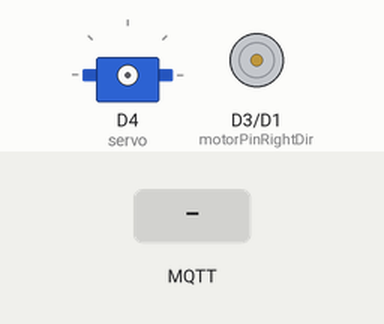
Simulated run of this sketch. Board: ESP8266 (NodeMCU). On the bench: servo, direction and speed pins drawn as motors (green arrow = direction pin HIGH = forward, orange = LOW = backward, longer = more drive). Inputs (shaded band) come from the test bench. WiFi joins after 1.5 s; servers stay silent unless stated; no MQTT or app messages arrive unless stated; what the sketch prints to the serial monitor is not drawn.

Above: at 3.2 s.
3.3 s: MQTT message "Gear1" arrives on the first subscribed topic
4.8 s: MQTT message "Forward" arrives on the first subscribed topic
At 5.6 s:
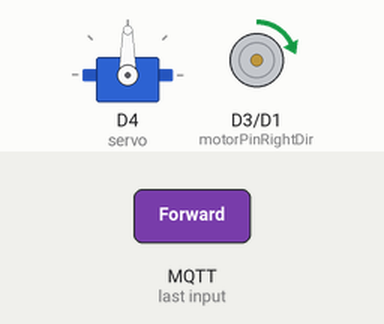
6.3 s: MQTT message "NoForward" arrives on the first subscribed topic
At 6.9 s:
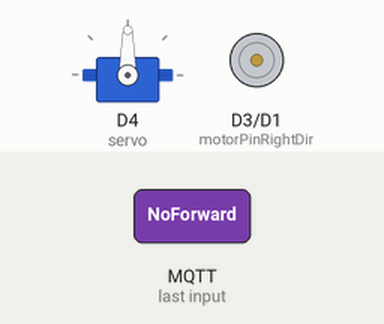
7.8 s: MQTT message "Backwards" arrives on the first subscribed topic
At 9.1 s:
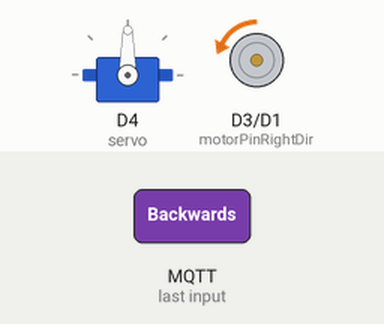
Timing chart, 0 to 10.8 s (numbered marks = the images above; inputs shaded):
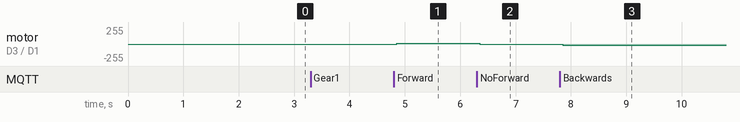

Measured:
- after the input at 4.8 s, motor on D3 (motorPinRightDir) / D1 (motorPinRightSpeed): stopped → forward 15/255 after 0.05 s
- after the input at 6.3 s, motor on D3 (motorPinRightDir) / D1 (motorPinRightSpeed): forward 15/255 → stopped after 0.06 s
- after the input at 7.8 s, motor on D3 (motorPinRightDir) / D1 (motorPinRightSpeed): stopped → backward 15/255 after 0.06 s

The sketch:

esp.ino
```cpp
#include <ESP8266WiFi.h>
#include <Arduino.h>

#include "MQTTConnector.h"
#include "Credentials.h"

#define WIFI_TIMEOUT 1000


void WiFiBegin(const char* ssid, const char* pass)
{
  WiFi.begin(ssid, pass);
  Serial.printf("Waiting for AP connection ...\n");
  while(WiFi.status() != WL_CONNECTED)
  {
    delay(WIFI_TIMEOUT);
    Serial.printf(".");
  }
  IPAddress ip = WiFi.localIP();
  Serial.printf("\nConnected to AP. IP : %d.%d.%d.%d\n",
    ip[0],ip[1],ip[2],ip[3]);
}

void setup()
{
  Serial.begin(9600);
  Serial.setDebugOutput(true);
  WiFiBegin(STA_SSID, STA_PASS);
  MQTTBegin();

}

void loop()
{
  MQTTLoop();


}
```

Credentials.h
```cpp
#ifndef ARDUINO_CREDENTIALS_H
#define ARDUINO_CREDENTIALS_H

/* WiFi Credentials to connect Internet */
#define STA_SSID "ABBgym_2.4"
#define STA_PASS "mittwifiarsabra"

/* Provide MQTT broker credentials as denoted in maqiatto.com. */
#define MQTT_BROKER       "maqiatto.com"
#define MQTT_BROKER_PORT  1883
#define MQTT_USERNAME     "KAIPAINENALEXANDER@GMAIL.COM"
#define MQTT_KEY          "Orange123"


/* Provide topic as it is denoted in your topic list.
 * For example mine is : cadominna@gmail.com/topic1
 * To add topics, see https://www.maqiatto.com/configure
 */
#define TOPIC    "kaipainenalexander@gmail.com/Controlls"

#endif /* ARDUINO_CREDENTIALS_H */
```

MQTTConnector.cpp
```cpp
#include <ESP8266WiFi.h>
#include <PubSubClient.h>
#include <Servo.h>

#include "MQTTConnector.h"
#include "Credentials.h"

#define motorPinRightDir  0//D2
#define motorPinRightSpeed 5//D1
Servo servo;
WiFiClient wifiClient;
PubSubClient mqttClient(wifiClient);

boolean mqttInitCompleted = false;
String clientId = "IoTPractice-" + String(ESP.getChipId());

 int speed = 1024;
  float l = 0;
  float r = 180;
  float dir = 1;
/* Incoming data callback. */
void dataCallback(char* topic, byte* payload, unsigned int length)
{
  char payloadStr[length + 1];
  memset(payloadStr, 0, length + 1);
  strncpy(payloadStr, (char*)payload, length);
  Serial.printf("Data    : dataCallback. Topic : [%s]\n", topic);
  Serial.printf("Data    : dataCallback. Payload : %s\n", payloadStr);
  pinMode(motorPinRightDir, OUTPUT);
  pinMode(motorPinRightSpeed, OUTPUT);
  servo.attach(D4); // D4
  servo.write(90);


  if(strcmp(payloadStr, "Gear1") == 0)
    {
      speed = 64;
      l = 0;
      r = 180;
      dir = 1;
      Serial.print("Porsche");
      Serial.print(speed);
    }

  if(strcmp(payloadStr, "Gear2") == 0)
    {
      speed = 128;
      l = 20;
      r = 160;
      dir = 1;
    }

  if(strcmp(payloadStr, "Gear3") == 0)
    {
      speed = 192;
      l = 40;
      r = 140;
      dir = 1;
    }

  if(strcmp(payloadStr, "Gear4") == 0)
    {
      speed = 256;
      l = 60;
      r = 120;
      dir = 1;
      Serial.print(speed);
    }

  if(strcmp(payloadStr, "GearR") == 0)
    {
      dir = 0;
    }

  if(strcmp(payloadStr, "Forward") == 0)
  {


    digitalWrite(motorPinRightDir, dir);
    analogWrite(motorPinRightSpeed, speed);
    Serial.print("BMW");
    Serial.print(speed);
  }
  if(strcmp(payloadStr, "NoForward") == 0)
  {

    int dir = 1;

    digitalWrite(motorPinRightDir, dir);
    analogWrite(motorPinRightSpeed, 0);
    Serial.print("CrashOut");
  }
  if(strcmp(payloadStr, "Backwards") == 0)
  {

    int dir = 0;


    digitalWrite(motorPinRightDir, dir);
    analogWrite(motorPinRightSpeed, speed);
    Serial.print("Audi");
  }
  if(strcmp(payloadStr, "NoBackward") == 0)
  {

    int dir = 0;


    digitalWrite(motorPinRightDir, dir);
    analogWrite(motorPinRightSpeed, 0);
    Serial.print("Volvo");
  }
  if(strcmp(payloadStr, "SwerveLeft") == 0)
  {
    servo.write(l);
  }
  if(strcmp(payloadStr, "NoSwerveLeft") == 0)
  {
    servo.write(90);
  }
  if(strcmp(payloadStr, "SwerveRight") == 0)
  {
    servo.write(r);
    Serial.print("Aston Martin");
  }
  if(strcmp(payloadStr, "NoSwerveRight") == 0)
  {
    servo.write(90);
    Serial.print("Alfa romeo");
  }
  if(strcmp(payloadStr, "uTurn") == 0)
  {
    servo.write(180);
    delay(200);
    digitalWrite(motorPinRightDir, 1);
    analogWrite(motorPinRightSpeed, 256);
    delay(200);
    digitalWrite(motorPinRightDir, 1);
    analogWrite(motorPinRightSpeed, 0);
    delay(200);
    servo.write(90);
    delay(200);
    digitalWrite(motorPinRightDir, 1);
    analogWrite(motorPinRightSpeed, 256);
    delay(200);
    digitalWrite(motorPinRightDir, 1);
    analogWrite(motorPinRightSpeed, 0);
    delay(200);
    servo.write(180);
    delay(200);
    digitalWrite(motorPinRightDir, 1);
    analogWrite(motorPinRightSpeed, 256);
    delay(200);
    digitalWrite(motorPinRightDir, 1);
    analogWrite(motorPinRightSpeed, 0);
  }


}

void performConnect()
{
  uint16_t connectionDelay = 5000;
  while (!mqttClient.connected())
  {
    Serial.printf("Trace   : Attempting MQTT connection...\n");
    if (mqttClient.connect(clientId.c_str(), MQTT_USERNAME, MQTT_KEY))
    {
      Serial.printf("Trace   : Connected to Broker.\n");

      /* Subscription to your topic after connection was succeeded.*/
      MQTTSubscribe(TOPIC);
    }
    else
    {
      Serial.printf("Error!  : MQTT Connect failed, rc = %d\n", mqttClient.state());
      Serial.printf("Trace   : Trying again in %d msec.\n", connectionDelay);
      delay(connectionDelay);
    }
  }
}

boolean MQTTPublish(const char* topic, char* payload)
{
  boolean retval = false;
  if (mqttClient.connected())
  {
    retval = mqttClient.publish(topic, payload);
  }
  return retval;
}

boolean MQTTSubscribe(const char* topicToSubscribe)
{
  boolean retval = false;
  if (mqttClient.connected())
  {
    retval = mqttClient.subscribe(topicToSubscribe);
  }
  return retval;
}

boolean MQTTIsConnected()
{
  return mqttClient.connected();
}

void MQTTBegin()
{
  mqttClient.setServer(MQTT_BROKER, MQTT_BROKER_PORT);
  mqttClient.setCallback(dataCallback);
  mqttInitCompleted = true;
}

void MQTTLoop()
{
  if(mqttInitCompleted)
  {
    if (!MQTTIsConnected())
    {
      performConnect();
    }
    mqttClient.loop();
  }
}
```

MQTTConnector.h
```cpp
#ifndef ARDUINO_MQTTCONNECTOR_H
#define ARDUINO_MQTTCONNECTOR_H

#include <Arduino.h>

void    MQTTBegin();
void    MQTTLoop();
boolean MQTTPublish(const char* topic, char* payload);
boolean MQTTSubscribe(const char* topicToSubscribe);
boolean MQTTIsConnected();

#endif /* ARDUINO_MQTTCONNECTOR_H */
```
